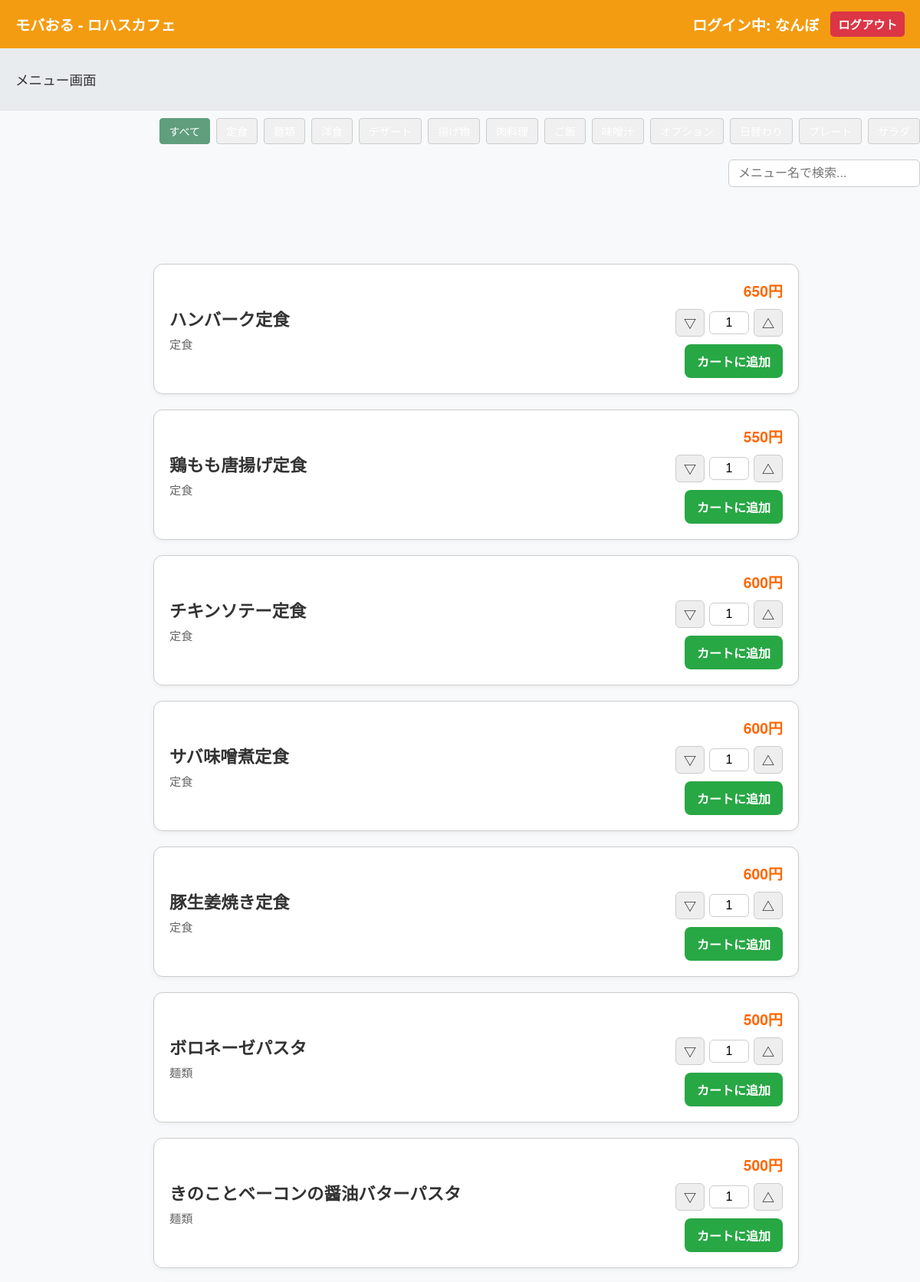
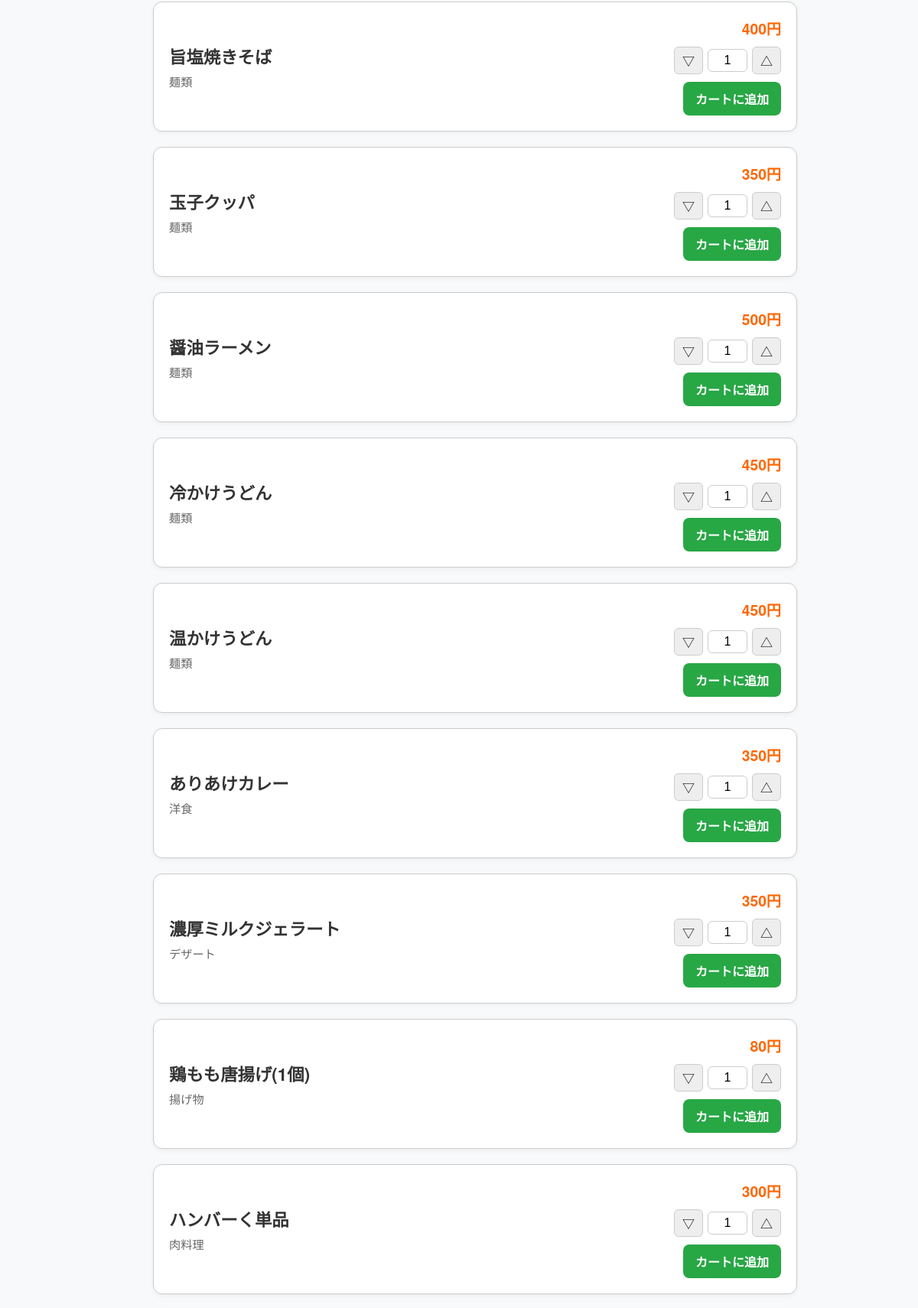
The app's page /users_order/menu/1 (signed in, upper part) with its own data (2 pictures, top to bottom).
### tables this page shows
CREATE TABLE store (
    store_id INTEGER PRIMARY KEY AUTOINCREMENT,
    store_name TEXT NOT NULL,
    email TEXT UNIQUE NOT NULL,
    password TEXT NOT NULL,
    location TEXT,
    representative TEXT,
    description TEXT,
    created_at TIMESTAMP DEFAULT CURRENT_TIMESTAMP  -- created_atに名前統一
);

CREATE TABLE menus (
    menu_id INTEGER PRIMARY KEY AUTOINCREMENT,
    store_id INTEGER NOT NULL,
    menu_name TEXT NOT NULL,
    category TEXT NOT NULL,
    price INTEGER NOT NULL,
    soldout INTEGER NOT NULL DEFAULT 0,
    FOREIGN KEY (store_id) REFERENCES store(store_id)
);

### routes/users_order/users_order.py (the view)
@users_order_bp.route('/menu/<int:store_id>')
@login_required
def menu(store_id):
    session['current_store_id'] = store_id
    conn = get_db_connection()
    store = conn.execute("SELECT * FROM store WHERE store_id = ?", (store_id,)).fetchone()
    if store is None:
        flash("指定された店舗は存在しません。")
        conn.close()
        return redirect(url_for('users_home.home'))
    menu_items = conn.execute("SELECT menu_id, menu_name, category, price FROM menus WHERE store_id = ? AND soldout = 0", (store_id,)).fetchall()
    categories = conn.execute("""SELECT DISTINCT category FROM menus WHERE store_id = ? AND soldout = 0""", (store_id,)).fetchall()
    categories = [row['category'] for row in categories if row['category']]  # Noneを除外
    conn.close()
    carts = session.get('carts', {})
    current_cart = carts.get(str(store_id), {})
    return render_template(
        'users_order/menu.html',
        store=store,
        menu_items=menu_items,
        cart=current_cart,
        u_name=session.get('u_name', 'ゲスト'),
        categories=categories
    )

### routes/users_order/users_order.py (called while the page is built)
def get_db_connection():
    conn = sqlite3.connect('app.db')
    conn.row_factory = sqlite3.Row
    return conn

def login_required(f):
    @wraps(f)
    def decorated_function(*args, **kwargs):
        if 'id' not in session:
            flash("この操作にはログインが必要です。")
            return redirect(url_for('users_login.login'))
        return f(*args, **kwargs)
    return decorated_function

### templates/users_order/menu.html (shortened to what this page needs)
<!DOCTYPE html>
<html lang="ja">
<head>
    <link rel="stylesheet" href="{{ url_for('static', filename='css/users_order.css') }}">
</head>
<body>
<header class="main-header">
    <div class="store-name">モバおる - {{ store['store_name'] }}</div>
    <div class="user-info">
        <span class="username">
            ログイン中: {{ u_name if u_name else 'ゲスト' }}
        </span>
        <a href="{{ url_for('users_home.logout') }}" class="btn btn-danger btn-sm">ログアウト</a>
    </div>
</header>
<div class="sub-header">
    <p>メニュー画面</p>
</div>
<div class="filter-bar">
    <div class="category-buttons">
        <button class="category-btn" data-category="all">すべて</button>
        {% for cat in categories %}
            <button class="category-btn" data-category="{{ cat }}">{{ cat }}</button>
        {% endfor %}
    </div>
    <input type="search" id="menu-search" placeholder="メニュー名で検索..." />
</div>
<main class="container">
    <div class="filter-bar">
        </div>
    <div class="menu-grid">
        {% for item in menu_items %}
        <div class="menu-card" data-menu-id="{{ item['menu_id'] }}">
            <div class="item-info">
                <div class="item-name">{{ item['menu_name'] }}</div>
                <div class="item-category">{{ item['category'] }}</div>
            </div>
            <div class="item-selection">
                <div class="item-price">{{ item['price'] }}円</div>
                <div class="quantity-selector">
                    <button class="qty-down-btn">▽</button>
                    <input type="text" class="qty-input" value="1" readonly>
                    <button class="qty-up-btn">△</button>
                </div>
                <button class="add-to-cart-btn">カートに追加</button>
            </div>
        </div>
        {% endfor %}
    </div>
</main>
</body>
</html>

### static/css/users_order.css (style rules this page uses)
body { font-family: 'Helvetica Neue', 'Arial', 'Hiragino Kaku Gothic ProN', 'Hiragino Sans', 'Meiryo', sans-serif; background-color: #f8f9fa; color: #333; margin: 0; padding: 0; }
.container { max-width: 800px; margin: 0 auto; padding: 20px; }
.main-header { background-color: #f39c12; color: white; padding: 15px 20px; display: flex; justify-content: space-between; align-items: center; font-size: 1.2em; font-weight: bold; }
.main-header .user-info { display: flex; align-items: center; gap: 15px; }
.main-header .user-info .btn { font-size: 0.8em; padding: 5px 10px; }
.sub-header { background-color: #e9ecef; padding: 10px 20px; border-bottom: 1px solid #dee2e6; display: flex; align-items: center; gap: 20px; font-size: 1.1em; }
.btn { display: inline-block; padding: 10px 15px; border: none; border-radius: 5px; cursor: pointer; text-decoration: none; text-align: center; font-weight: bold; transition: background-color 0.3s; }
.btn-danger { background-color: #dc3545; color: white; }
.filter-bar { display: flex; flex-wrap: wrap; gap: 10px; align-items: center; margin-bottom: 20px; }
.category-btn { background-color: #6c757d; color: white; }
.category-btn.active { background-color: #007bff; }
.menu-grid { display: flex; flex-direction: column; gap: 20px; padding: 10px 0; }
.menu-card { width: 100%; border: 1px solid #ccc; border-radius: 12px; padding: 20px; background-color: #ffffff; display: flex; flex-direction: row; justify-content: space-between; align-items: center; box-shadow: 0 2px 6px rgba(0, 0, 0, 0.05); }
.menu-card .item-info { flex-grow: 1; }
.item-name { font-size: 1.4em; font-weight: bold; margin-bottom: 5px; }
.item-category { font-size: 0.95em; color: #666; }
.item-selection { display: flex; flex-direction: column; align-items: flex-end; gap: 10px; margin-left: 20px; }
.item-price { font-size: 1.2em; font-weight: bold; color: #ff6600; }
.quantity-selector { display: flex; align-items: center; gap: 6px; }
.qty-input { width: 40px; text-align: center; font-size: 1em; padding: 5px; border: 1px solid #ccc; border-radius: 6px; }
.qty-up-btn, .qty-down-btn { padding: 5px 10px; font-size: 1em; border-radius: 6px; background-color: #eee; border: 1px solid #ccc; cursor: pointer; }
.add-to-cart-btn { background-color: #28a745; color: white; border: none; padding: 10px 16px; border-radius: 8px; font-size: 1em; font-weight: bold; cursor: pointer; }
.filter-bar { display: flex; justify-content: flex-end; padding: 10px 0; gap: 10px; }
#menu-search { padding: 8px 12px; font-size: 1em; border: 1px solid #ccc; border-radius: 6px; width: 250px; }
.category-buttons { display: flex; justify-content: flex-start; gap: 8px; flex-wrap: wrap; margin-bottom: 10px; }
.category-btn { padding: 6px 12px; border: 1px solid #ccc; background-color: #f0f0f0; cursor: pointer; border-radius: 4px; font-size: 14px; user-select: none; transition: background-color 0.3s ease; }
.category-btn:hover, .category-btn.active { background-color: #609e7e; color: white; border-color: #609e7e; }

### records on screen
store: store_name "ロハスカフェ"
menus: menu_name "ハンバーク定食", category "定食", price "650"
menus: menu_name "鶏もも唐揚げ定食", category "定食", price "550"
menus: menu_name "チキンソテー定食", category "定食", price "600"
menus: menu_name "サバ味噌煮定食", category "定食", price "600"
menus: menu_name "豚生姜焼き定食", category "定食", price "600"
menus: menu_name "ボロネーゼパスタ", category "麺類", price "500"
menus: menu_name "きのことベーコンの醤油バターパスタ", category "麺類", price "500"
menus: menu_name "旨塩焼きそば", category "麺類", price "400"
menus: menu_name "玉子クッパ", category "麺類", price "350"
menus: menu_name "醤油ラーメン", category "麺類", price "500"
menus: menu_name "冷かけうどん", category "麺類", price "450"
menus: menu_name "温かけうどん", category "麺類", price "450"
menus: menu_name "ありあけカレー", category "洋食", price "350"
menus: menu_name "濃厚ミルクジェラート", category "デザート", price "350"
menus: menu_name "鶏もも唐揚げ(1個)", category "揚げ物", price "80"
menus: menu_name "ハンバーく単品", category "肉料理", price "300"

### other values on screen
{{ u_name if u_name else 'ゲスト' }} "なんぼ"
